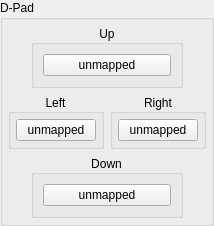
            <widget class="QGroupBox" name="gb_dpad">
             <property name="enabled">
              <bool>true</bool>
             </property>
             <property name="sizePolicy">
              <sizepolicy hsizetype="Preferred" vsizetype="Fixed">
               <horstretch>0</horstretch>
               <verstretch>0</verstretch>
              </sizepolicy>
             </property>
             <property name="maximumSize">
              <size>
               <width>16777215</width>
               <height>16777215</height>
              </size>
             </property>
             <property name="title">
              <string>D-Pad</string>
             </property>
             <layout class="QVBoxLayout" name="gb_dpad_layout">
              <property name="spacing">
               <number>6</number>
              </property>
              <property name="leftMargin">
               <number>5</number>
              </property>
              <property name="topMargin">
               <number>5</number>
              </property>
              <property name="rightMargin">
               <number>5</number>
              </property>
              <property name="bottomMargin">
               <number>5</number>
              </property>
              <item>
               <widget class="QWidget" name="dpad_up" native="true">
                <layout class="QHBoxLayout" name="dpad_up_layout">
                 <property name="spacing">
                  <number>0</number>
                 </property>
                 <property name="leftMargin">
                  <number>0</number>
                 </property>
                 <property name="topMargin">
                  <number>0</number>
                 </property>
                 <property name="rightMargin">
                  <number>0</number>
                 </property>
                 <property name="bottomMargin">
                  <number>0</number>
                 </property>
                 <item>
                  <widget class="QGroupBox" name="gb_dpad_up">
                   <property name="minimumSize">
                    <size>
                     <width>152</width>
                     <height>0</height>
                    </size>
                   </property>
                   <property name="maximumSize">
                    <size>
                     <width>0</width>
                     <height>16777215</height>
                    </size>
                   </property>
                   <property name="title">
                    <string>Up</string>
                   </property>
                   <property name="alignment">
                    <set>Qt::AlignmentFlag::AlignCenter</set>
                   </property>
                   <layout class="QHBoxLayout" name="horizontalLayout_4">
                    <item>
                     <widget class="QRightClickButton" name="DpadUpButton">
                      <property name="text">
                       <string>unmapped</string>
                      </property>
                     </widget>
                    </item>
                   </layout>
                  </widget>
                 </item>
                </layout>
               </widget>
              </item>
              <item>
               <layout class="QHBoxLayout" name="layout_dpad_left_right">
                <item>
                 <widget class="QGroupBox" name="gb_dpad_left">
                  <property name="title">
                   <string>Left</string>
                  </property>
                  <property name="alignment">
                   <set>Qt::AlignmentFlag::AlignCenter</set>
                  </property>
                  <layout class="QVBoxLayout" name="gb_dpad_left_layout">
                   <property name="leftMargin">
                    <number>5</number>
                   </property>
                   <property name="topMargin">
                    <number>5</number>
                   </property>
                   <property name="rightMargin">
                    <number>5</number>
                   </property>
                   <property name="bottomMargin">
                    <number>5</number>
                   </property>
                   <item>
                    <widget class="QRightClickButton" name="DpadLeftButton">
                     <property name="text">
                      <string>unmapped</string>
                     </property>
                    </widget>
                   </item>
                  </layout>
                 </widget>
                </item>
                <item>
                 <widget class="QGroupBox" name="gb_dpad_right">
                  <property name="title">
                   <string>Right</string>
                  </property>
                  <property name="alignment">
                   <set>Qt::AlignmentFlag::AlignCenter</set>
                  </property>
                  <layout class="QVBoxLayout" name="gb_dpad_right_layout">
                   <property name="leftMargin">
                    <number>5</number>
                   </property>
                   <property name="topMargin">
                    <number>5</number>
                   </property>
                   <property name="rightMargin">
                    <number>5</number>
                   </property>
                   <property name="bottomMargin">
                    <number>5</number>
                   </property>
                   <item>
                    <widget class="QRightClickButton" name="DpadRightButton">
                     <property name="text">
                      <string>unmapped</string>
                     </property>
                    </widget>
                   </item>
                  </layout>
                 </widget>
                </item>
               </layout>
              </item>
              <item>
               <widget class="QWidget" name="dpad_down" native="true">
                <layout class="QHBoxLayout" name="dpad_down_layout">
                 <property name="leftMargin">
                  <number>0</number>
                 </property>
                 <property name="topMargin">
                  <number>0</number>
                 </property>
                 <property name="rightMargin">
                  <number>0</number>
                 </property>
                 <property name="bottomMargin">
                  <number>0</number>
                 </property>
                 <item>
                  <widget class="QGroupBox" name="gb_dpad_down">
                   <property name="minimumSize">
                    <size>
                     <width>152</width>
                     <height>0</height>
                    </size>
                   </property>
                   <property name="maximumSize">
                    <size>
                     <width>124</width>
                     <height>16777215</height>
                    </size>
                   </property>
                   <property name="title">
                    <string>Down</string>
                   </property>
                   <property name="alignment">
                    <set>Qt::AlignmentFlag::AlignCenter</set>
                   </property>
                   <layout class="QHBoxLayout" name="horizontalLayout_3">
                    <item>
                     <widget class="QRightClickButton" name="DpadDownButton">
                      <property name="text">
                       <string>unmapped</string>
                      </property>
                     </widget>
                    </item>
                   </layout>
                  </widget>
                 </item>
                </layout>
               </widget>
              </item>
             </layout>
            </widget>
